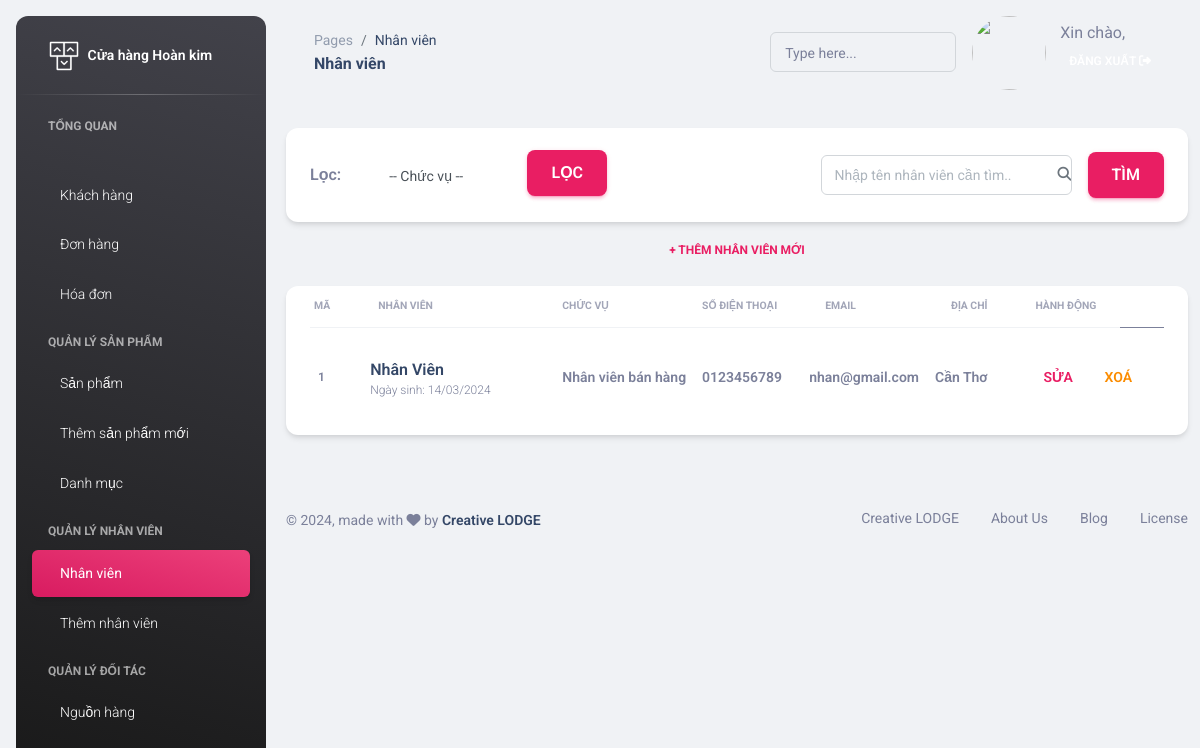
Screenshot of /admin/staffs.php with the database file from the repository.
### tables this page shows
CREATE TABLE `nhanvien` (
  `Ma_NV` int(11) NOT NULL,
  `Ma_BP` int(11) NOT NULL,
  `Ten_NV` varchar(50) NOT NULL,
  `NgaySinh_NV` date NOT NULL,
  `Sdt_NV` char(10) NOT NULL,
  `DiaChi_NV` varchar(255) NOT NULL,
  `MatKhau_NV` varchar(32) DEFAULT NULL,
  `Email_NV` varchar(150) DEFAULT NULL
);

### web/admin/staffs.php (the view, shortened to what this page needs)
<!DOCTYPE html>
<html lang="en">
<?php include "head.php"; ?>
<body class="g-sidenav-show  bg-gray-200">
<?php
    require 'aside.php';
  ?>
  <main class="main-content position-relative max-height-vh-100 h-100 border-radius-lg ">
    <nav class="navbar navbar-main navbar-expand-lg px-0 mx-4 shadow-none border-radius-xl" id="navbarBlur" data-scroll="true">
			<div class="container-fluid py-1 px-3">
        <nav aria-label="breadcrumb">
          <ol class="breadcrumb bg-transparent mb-0 pb-0 pt-1 px-0 me-sm-6 me-5">
            <li class="breadcrumb-item text-sm"><a class="opacity-5 text-dark" href="javascript:;">Pages</a></li>
            <li class="breadcrumb-item text-sm text-dark active" aria-current="page">Nhân viên</li>
          </ol>
          <h6 class="font-weight-bolder mb-0">Nhân viên</h6>
        </nav>
        <div class="collapse navbar-collapse mt-sm-0 mt-2 me-md-0 me-sm-4" id="navbar">
          <div class="ms-md-auto pe-md-3 d-flex align-items-center">
            <div class="input-group input-group-outline">
              <label class="form-label">Type here...</label>
              <input type="text" class="form-control">
            </div>
          </div>
          <ul class="navbar-nav  justify-content-end">
					<li class="nav-item d-flex align-items-center mb-4 me-4">
          <div class="icon icon-shape text-center rounded-circle">
    <img src="../assets/img/a.jpg" class="rounded-circle avatar avatar-xl">
</div>
            </li>
            <li class="nav-item d-flex align-items-center mt-sm-1 ms-3">
             <nav class=" mt-sm-1" aria-label="breadcrumb">
                <h7 class="text-maroon text mb-0">Xin chào,</h7>
                <a href="log_out.php" class="btn btn-outline-light text-white font-weight-bold px-2 mt-n1 py-1">
                  <i class="fas fa-sign-out-alt "></i>
                </a>
              </nav>
            </li>
          </ul>
        </div>
      </div>
    </nav>
    <div class="container-fluid py-4">
				<?php
					require 'connect.php';
				?>
      <div class="row">
        <div class="col-12">
          <div class="card mb-4">
            <div class="row px-2 bg-dark-light bg-gray">
              <form action="#" method="get">
                <div class="px-3 col-12 pb-2 d-flex align-items-center">
                  <div class="col-1 mt-2 font-weight-bold d-flex align-items-center">
                    Lọc:
                  </div>
                  <div class="px-2 mt-n3 col-2 font-weight-bold">
                    <br>
                    <select class="form-control form-control-md" name="source" id="source">
                      <option value="" selected disabled hidden>-- Chức vụ --</option>
                    </select>
                  </div>
                  <div class="px-1 mt-1 col-1 font-weight-bold body">
                    <button type="submit" class="btn btn-primary text-white font-weight-bold text-md ms-0 mt-3">
                      Lọc
                    </button>
                  </div>
                  <div class="col-5 mt-2 d-flex align-items-center justify-content-end">
                    <div class="input-group input-group-outline w-70 me-3">
                      <span class="input-group-text text-body"><i class="fas fa-search" aria-hidden="true"></i></span>
                      <input  type="text" name="timkiem" class="form-control" placeholder="Nhập tên nhân viên cần tìm..">
                    </div>
                    <button type="submit" class="btn btn-primary text-white font-weight-bold text-md ms-0 mt-3">
                      Tìm
                    </button>
                  </div>
                </div>
              </form>
            </div>
          </div>
        </div>
        <a href="add_staffs.php" class="btn btn-link text-red text-uppercase mt-n3">+ Thêm nhân viên mới</a>
      </div>
        <?php
          $sql = "SELECT * FROM nhanvien";
        ?>
              <div class="row">
                <div class="col-12">
                  <div class="card mb-4">
                    <div class="card-body px-4 pt-0 pb-2">
                      <div class="table-responsive p-0">
                        <table class="table align-items-center mb-0">
                          <thead>
                            <tr>
                            <th class="text-uppercase text-secondary text-xxs font-weight-bolder opacity-7 ps-1">Mã</th>
                              <th class="text-uppercase text-secondary text-xxs font-weight-bolder opacity-7">Nhân viên</th>
                              <th class="text-uppercase text-secondary text-xxs font-weight-bolder opacity-7 ps-2">Chức vụ</th>
                              <th class="text-uppercase text-secondary text-xxs font-weight-bolder opacity-7 ps-2">Số điện thoại</th>
                              <th class="text-uppercase text-secondary text-xxs font-weight-bolder opacity-7">Email</th>
                              <th class="text-uppercase text-secondary text-xxs font-weight-bolder opacity-7">Địa chỉ</th>
                              <th class="text-uppercase text-secondary text-xxs font-weight-bolder opacity-7">Hành động</th>
                            </tr>
                          </thead>
                          <tbody>
                            <?php
                              $result = $conn->query($sql);
                              if ($result->num_rows > 0) {
                                $result = $conn->query($sql);
                                $result_all = $result -> fetch_all(MYSQLI_ASSOC);
                                foreach ($result_all as $row) {
                                  ?>
                                  <tr class="height-100">
                                     <td>
                                      <p class="text-xs font-weight-bold mb-0"><?php echo $row["Ma_NV"]; ?></p>
                                    </td>
                                    <td class="w-30" >
                                      <div class="d-flex px-2 py-1">
                                        <div class="d-flex flex-column justify-content-center">
                                          <h6 class="mb-0 text-md"><?php echo $row["Ten_NV"]; ?></h6>
                                          <p class='text-xs text-secondary mb-0'>Ngày sinh: <?php echo date('d/m/Y', strtotime($row["NgaySinh_NV"])); ?></p>
                                        </div>
                                      </div>
                                    </td>
                                    <td>
                                        <?php
                                            if($row["Ma_BP"] == "1") {
                                              ?>
                                                <p class="text-sm font-weight-bold mb-0">Nhân viên bán hàng</p>
                                              <?php
                                            } else if($row["Ma_BP"] == 2) {
                                              ?>
                                                <p class="text-sm font-weight-bold mb-0 text-success">Quản lý</p>
                                              <?php
                                            } else if($row["Ma_BP"] == 3) {
                                              ?>
                                                <p class="text-sm font-weight-bold mb-0">Nhân viên kho</p>
                                              <?php
                                            }
                                          ?>
                                      </td>
                                      <td>
                                        <p class="text-sm font-weight-bold mb-0"><?php echo $row["Sdt_NV"]; ?></p>
                                      </td>
                                      <td>
                                        <p class="text-sm font-weight-bold mb-0"><?php echo $row["Email_NV"]; ?></p>
                                      </td>
                                      <td>
                                        <p class="text-sm font-weight-bold mb-0"><?php echo $row["DiaChi_NV"]; ?></p>
                                      </td>
                                      <td class="align-middle">
                                      <form method="post" action="edit_staffs.php">
                                          <button onclick="this.form.submit()" class="mt-3 btn btn-link text-primary font-weight-bold text-sm">
                                            Sửa
                                          </button>
                                        </form>
                                      </td>
                                      <td class="align-middle">
                                        <form method="post" action="del_staffs.php">
                                          <?php
                                            if($row["Ma_NV"] == $_SESSION["nvid"]) {
                                              ?>
                                                <a class="mt-3 ms-n4 text-secondary font-weight-bold text-sm">
                                                  Xoá
                                                </a>
                                              <?php
                                            } else {
                                              ?>
                                                <button onclick="this.form.submit()" class="mt-3 ms-n5 btn btn-link text-warning text-secondary font-weight-bold text-sm">
                                                  Xoá
                                                </button>
                                              <?php
                                            }
                                          ?>
                                        </form>
                                      </td>
                                  </tr>
                                  <?php
                                }
                              }
                            ?>
                          </tbody>
                        </table>
                      </div>
                    </div>
                  </div>
                </div>
              </div>
      </div>
		<footer class="footer py-4  ">
        <div class="container-fluid">
          <div class="row align-items-center justify-content-lg-between">
            <div class="col-lg-6 mb-lg-0 mb-4">
              <div class="copyright text-center text-sm text-muted text-lg-start">
                © ,
                made with <i class="fa fa-heart"></i> by
                <a href="https://www.creative-tim.com" class="font-weight-bold" target="_blank">Creative LODGE</a>
              </div>
            </div>
            <div class="col-lg-6">
              <ul class="nav nav-footer justify-content-center justify-content-lg-end">
                <li class="nav-item">
                  <a href="https://www.creative-tim.com" class="nav-link text-muted" target="_blank">Creative LODGE</a>
                </li>
                <li class="nav-item">
                  <a href="https://www.creative-tim.com/presentation" class="nav-link text-muted" target="_blank">About Us</a>
                </li>
                <li class="nav-item">
                  <a href="https://www.creative-tim.com/blog" class="nav-link text-muted" target="_blank">Blog</a>
                </li>
                <li class="nav-item">
                  <a href="https://www.creative-tim.com/license" class="nav-link pe-0 text-muted" target="_blank">License</a>
                </li>
              </ul>
            </div>
          </div>
        </div>
      </footer>
	</main>
</body>
</html>

### web/assets/css/nucleo-svg.css (style rules this page uses)
.icon { display: inline-block; color: #111111; height: 1em; width: 1em; }
.icon { fill: currentColor; stroke: none; }

### rows the page displays
nhanvien: Ma_NV "1", Ten_NV "Nhân Viên", NgaySinh_NV "14/03/2024", shows "Nhân viên bán hàng", Sdt_NV "0123456789", Email_NV "nhan@gmail.com", DiaChi_NV "Cần Thơ", shows "XOÁ"
